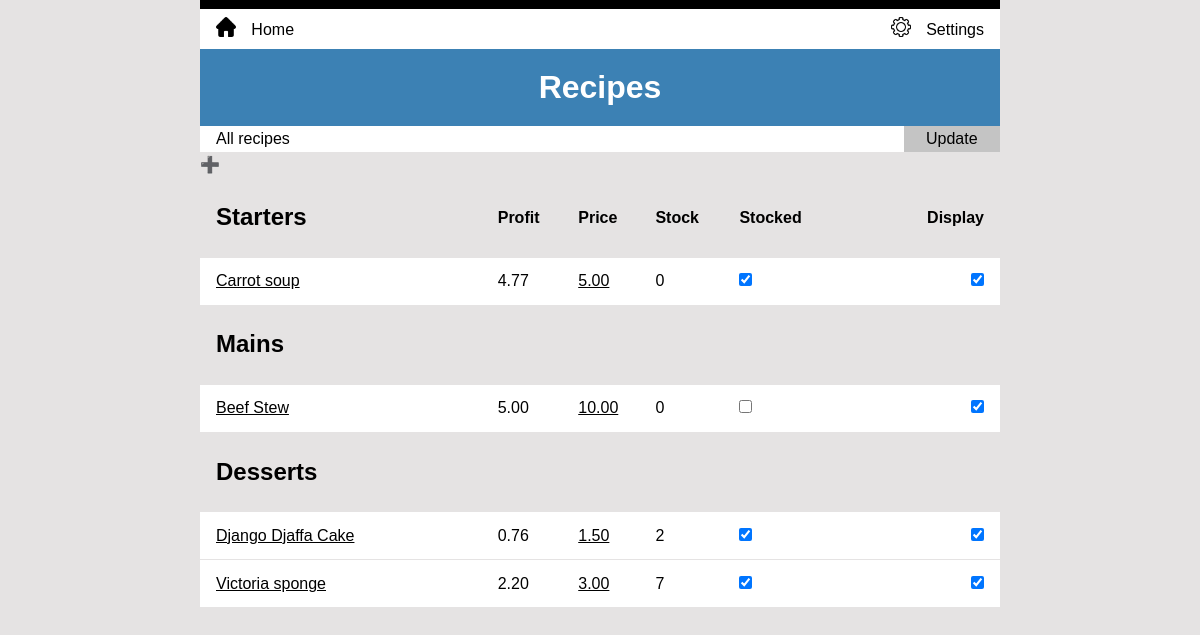
/menu/displayupdate/ (signed in), run on the app's committed database.
### inventory/models.py (models this page shows, shortened)
class MenuItem(models.Model):
    class Meta:
        ordering = ['title']
    title = models.CharField(unique=True, max_length=200)
    price = models.DecimalField(max_digits=6, decimal_places=2)
    category = models.ForeignKey(Category, on_delete=models.CASCADE)
    display = models.BooleanField(default=True)
    description = models.TextField(blank=True, null=True)
    stock_item = models.BooleanField(default=True)
    def available(self):
        try:
            recipe = self.recipe_set.all()
            expression = F('ingredient__quantity') / F('quantity')
            result = math.floor(min(recipe.values_list(expression, flat=True)))
        except:
            result = 0
        return result
    def dish_cost(self):
        try:
            ingredients = self.recipe_set.all()
            total = Sum(F('ingredient__unit_price') * F('quantity'))
            result = ingredients.aggregate(total=total)['total']
        except:
            result = 0
        return result
    def dish_profit(self):
        try:
            profit = (self.price - self.dish_cost()).quantize(Decimal('0.01'))
        except:
            profit = 0
        return profit

### inventory/views.py (the view, shortened to what this page needs)
# urls.py: path('menu/displayupdate/', views.UpdateMenuDisplayView.as_view(), name='update_menu_display'),
class UpdateMenuDisplayView(LoginRequiredMixin, FormView):
    model = MenuItem
    template_name = 'inventory/update_menu_display.html'
    form_class = DisplayFormset
    success_url = '/menu'

### inventory/templates/inventory/update_menu_display.html (shortened to what this page needs)
{% extends 'base.html' %}
{% load static %}
{% block content %}
  <h1>Recipes</h1>
  <form method="post">
    <div class="add">
      <p>All recipes</p>
      <input class="addbutton" type="submit" value="Update" />
    </div>
    <a class="add-button" href="{% url 'create_menu' %}">➕</a>
    <table class="menu-table">
      <thead class="heading">
        <tr>
          <th><h2>Starters</h2></th>
          <th>Profit</th>
          <th>Price</th>
          <th>Stock</th>
          <th>Stocked</th>
          <th>Display</th>
        </tr>
      </thead>
      {% for item in form %}
        {% if item.instance.category.category == "Starters" %}
          <tbody>
            <td><a href="{% url 'details' item.instance.title %}">{{ item.instance.title }}</a></td>
            <td>{{ item.instance.dish_profit }}</td>
            <td><a href="{% url 'update_menu_price' item.instance.title %}">{{ item.instance.price }}</a></td>
            <td>{{ item.instance.available }}</td>
            <td>{{ item.stock_item }}</td>
            <td>{{ item.display }}</td>
          </tbody>
        {% endif %}
      {% endfor %}
      <thead class="heading">
        <tr>
          <th><h2>Mains</h2></th>
          <th></th>
          <th></th>
          <th></th>
          <th></th>
          <th></th>
        </tr>
      </thead>
      {% for item in form %}
        {% if item.instance.category.category == "Mains" %}
          <tbody>
            <td><a href="{% url 'details' item.instance.title %}">{{ item.instance.title }}</a></td>
            <td>{{ item.instance.dish_profit }}</td>
            <td><a href="{% url 'update_menu_price' item.instance.title %}">{{ item.instance.price }}</a></td>
            <td>{{ item.instance.available }}</td>
            <td>{{ item.stock_item }}</td>
            <td>{{ item.display }}</td>
          </tbody>
        {% endif %}
      {% endfor %}
      <thead class="heading">
        <tr>
          <th><h2>Desserts</h2></th>
          <th></th>
          <th></th>
          <th></th>
          <th></th>
          <th></th>
        </tr>
      </thead>
      {% for item in form %}
        {% if item.instance.category.category == "Desserts" %}
          <tbody>
            <td><a href="{% url 'details' item.instance.title %}">{{ item.instance.title }}</a></td>
            <td>{{ item.instance.dish_profit }}</td>
            <td><a href="{% url 'update_menu_price' item.instance.title %}">{{ item.instance.price }}</a></td>
            <td>{{ item.instance.available }}</td>
            <td>{{ item.stock_item }}</td>
            <td>{{ item.display }}</td>
          </tbody>
        {% endif %}
      {% endfor %}
    </table>
  </form>
{% endblock %}

### inventory/static/inventory/style.css (style rules this page uses)
* { box-sizing: border-box; }
a { text-decoration: none; }
body { line-height: 1.6; background: #e5e3e3; border-top: 9px solid black; max-width: 800px; margin-left: auto; margin-right: auto; }
h1 { color: white; background: #3C81B4; margin: 0; padding: 0.4em; text-align: center; }
table { background: #e5e3e3; text-align: left; width: 100%; }
.add { background: white; display: flex; }
.add > :last-child { margin-left: auto; }
.add p { margin-top: 0; margin-bottom: 0; padding-left: 1em; }
.addbutton { border: none; background: #c4c4c4; padding: 0.2em 1.4em 0.2em 1.4em; }
.menu-table { background: white; width: 100%; }
.menu-table .heading { background: #e5e3e3; }
.menu-table a, .breadcrumb a { color: black; text-decoration: underline; }
.menu-table td:first-child, th:first-child { padding-left: 1em; }
.menu-table td:last-child, th:last-child { padding-right: 1em; text-align: right; }
.menu-table tr { border-bottom: 1px solid #e5e3e3; border-top: 1px solid #e5e3e3; height: 3em; }

### data on the page
MenuItem: instance "Carrot soup", instance.dish_profit "4.77", instance.price "5.00", instance.available "0"
MenuItem: instance "Beef Stew", instance.dish_profit "5.00", instance.price "10.00", instance.available "0"
MenuItem: instance "Django Djaffa Cake", instance.dish_profit "0.76", instance.price "1.50", instance.available "2"
MenuItem: instance "Victoria sponge", instance.dish_profit "2.20", instance.price "3.00", instance.available "7"
